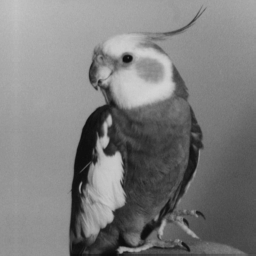
%> input picture PIB/Demos/Demo8 - Spatial Filtering/bird.gif, 256 x 256 px
$ octave --eval "image_unsharp_masking;"   (GNU Octave 9; MATLAB toolbox functions it lacks are replaced by stand-ins)
%> lines starting %> are read from the running program, lines starting %| are printed output that depends on the picture
%
% ISEL - Instituto Superior de Engenharia de Lisboa.
%
% MEIC - Mestrado em Engenharia Informatica e de Computadores.
% MEIM - Mestrado em Engenharia Informática e Multimédia.
%
% PIB - Processamento de Imagem e Biometria.
%
% image_unsharp_masking.m
% The unsharp_masking technique.

function image_unsharp_masking()

% Fechar todas as janelas de figuras.
close all;

% Limpar a consola.
clc

% Ler a imagem a partir do ficheiro.
I = imread('bird.gif');
%> I is the input picture: size 256x256 uint8; min 11, max 212, mean 125.4
%I = imread('spine.tif');
%I = imread('squares.gif');

G = fspecial('gaussian', [7 7],  2.5);
 %h = fspecial('gaussian', hsize, sigma)
 % returns a rotationally symmetric Gaussian lowpass filter
 % of size hsize with standard deviation sigma (positive).
 % hsize can be a vector specifying the number of rows and columns in h,
 % or it can be a scalar, in which case h is a square matrix.
 %The default value for hsize is [3 3]; the default value for sigma is 0.5.

% Step 1 - Blurred image.
Ib = filter2(G, I);
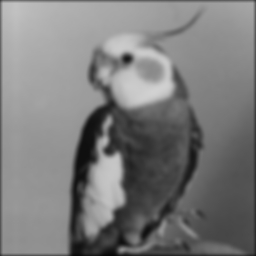
%> Ib: size 256x256 double; min 7.54, max 209.9, mean 123.9

% Step 2 - Get the mask.
IMask = double(I) - double(Ib);
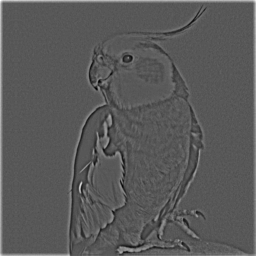
%> IMask: size 256x256 double; min -63.33, max 120.3, mean 1.5; drawn with min black and max white
mi = min(min(IMask))
%> mi = -63.33
mx = max(max(IMask))
%> mx = 120.3

% Step 3 - Sum the mask to the original window.
I_un = double(I) + IMask;
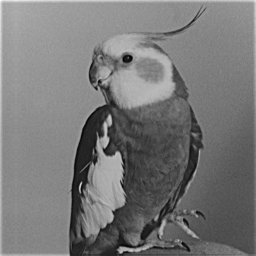
%> I_un: size 256x256 double; min -33.27, max 306.3, mean 126.9; drawn with min black and max white

% Comparison.
figure(1); set(gcf,'Name', 'Image Unsharp Masking');
subplot(221); imshow(I); title(' Original' ); colormap('gray'); colorbar;
subplot(222); imshow(uint8(Ib)); axis tight; title(' Blurred' ); colorbar;
subplot(223); imagesc(IMask); axis tight; title(' Mask' ); colorbar;
subplot(224); imshow(uint8(I_un)); axis tight; title(' Enhanced ' ); colorbar;
% subplot(223); imshow(I); title(' Original' ); colormap('gray'); colorbar;
% subplot(224); imshow(uint8(I_en2)); axis tight; title(' Melhorada 2' ); colorbar;
impixelinfo;

% Comparação dos resultados com a imagem original.
% Histogramas.
figure(2); set(gcf,'Name', 'Image Unsharp Masking');
subplot(221); imhist(I); title(' Original' );
subplot(222); imhist(uint8(Ib)); axis tight; title(' Blurred' );
subplot(223); imhist(IMask); axis off; title(' Máscara' );
subplot(224); imhist(uint8(I_un)); axis tight; title(' Melhorada' );
%> after `title(' Melhorada' )`:
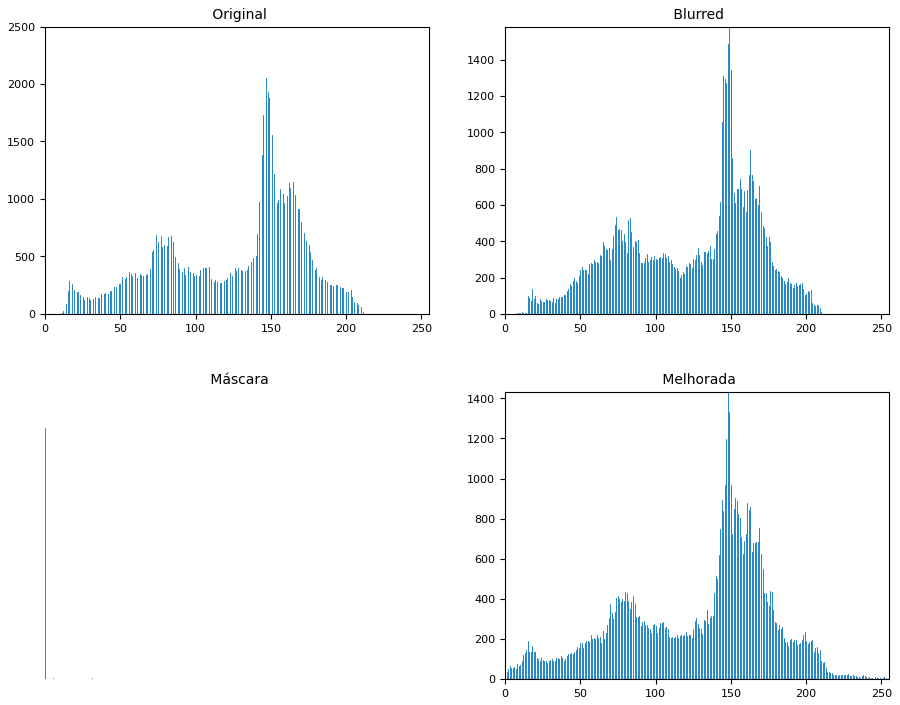
%> figure redrawn from the program's plot data, 4 panels; panel 1: highest point at x = 147, y = 2049; panel 2: highest point at x = 149, y = 1583; panel 3: highest point at x = 0, y = 30617; panel 4: highest point at x = 148, y = 1433

% Análise do efeito da variação de k
for k= 0.1 : 0.1 : 4
    figure(3); set(gcf,'Name', 'Image HighBoost Filtering');
    % Passo 3 - Somar a máscara à imagem original
    I_un = double(I) + k*IMask;
    subplot(121); imshow(I); title(' Original' ); colormap('gray'); colorbar;
    subplot(122); imshow(uint8(I_un)); axis tight; title( sprintf(' k=%.2f', k ) ); colorbar;
    pause(2); impixelinfo;
end
%> `image_unsharp_masking;`:
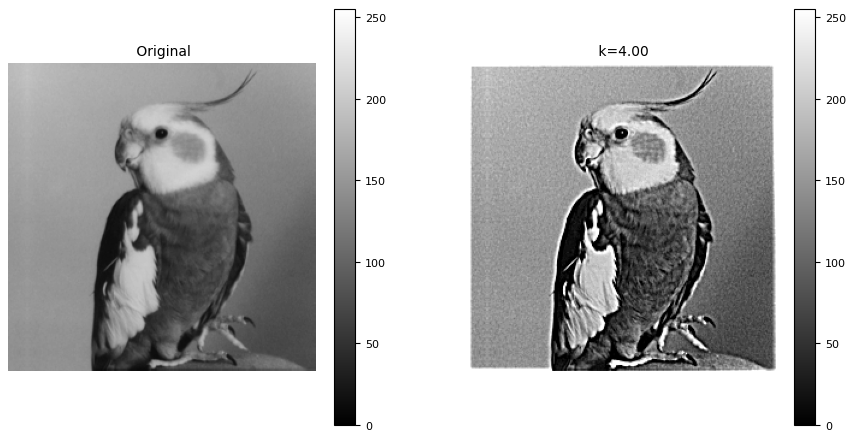
%> figure redrawn from the program's plot data, 2 panels

end
